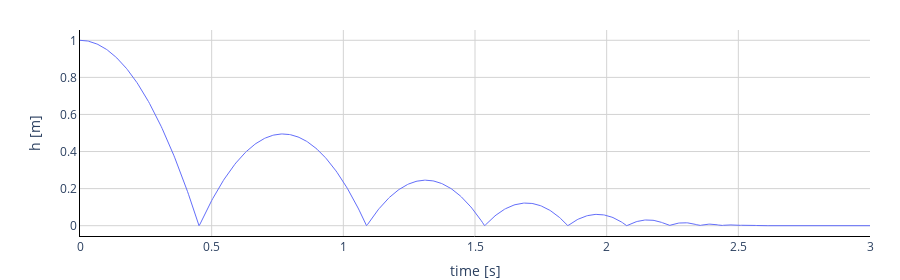

This figure's notebook cell:
### Code cell
# plot the result
plot_result(result)

### Figure 1 — Plotly figure (JSON) as saved in the notebook; plotly's stock layout.template omitted (floating-point values rounded to 4 significant figures; data arrays with more than 128 entries replaced by an {"elided": "..."} marker saying what was removed)
{"data": [{"line": {"color": "#636efa", "width": 1}, "marker": {"color": "#636efa", "size": 5}, "name": "h", "type": "scatter", "x": {"elided": "751 float values"}, "xaxis": "x", "y": {"elided": "751 float values"}, "yaxis": "y"}], "layout": {"height": 280, "margin": {"b": 0, "r": 30, "t": 30}, "plot_bgcolor": "rgba(0,0,0,0)", "showlegend": false, "xaxis": {"anchor": "y", "domain": [0, 1], "gridcolor": "LightGrey", "gridwidth": 1, "linecolor": "black", "range": [0, 3], "showgrid": true, "showline": true, "ticklen": 0, "title": {"text": "time [s]"}, "zerolinecolor": "LightGrey", "zerolinewidth": 1}, "yaxis": {"anchor": "x", "domain": [0, 1], "gridcolor": "LightGrey", "gridwidth": 1, "linecolor": "black", "showgrid": true, "showline": true, "ticklen": 0, "title": {"text": "h [m]"}, "zerolinecolor": "LightGrey", "zerolinewidth": 1}}}
